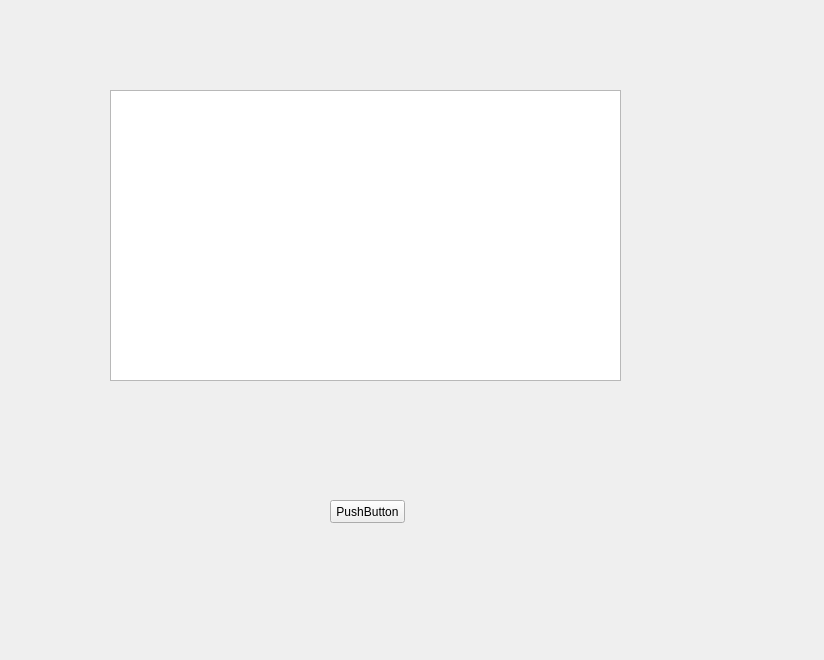
<?xml version="1.0" encoding="UTF-8"?>
<ui version="4.0">
 <class>Form</class>
 <widget class="QWidget" name="Form">
  <property name="geometry">
   <rect>
    <x>0</x>
    <y>0</y>
    <width>824</width>
    <height>660</height>
   </rect>
  </property>
  <property name="windowTitle">
   <string>Form</string>
  </property>
  <widget class="QTableView" name="tableView">
   <property name="geometry">
    <rect>
     <x>110</x>
     <y>90</y>
     <width>511</width>
     <height>291</height>
    </rect>
   </property>
  </widget>
  <widget class="QPushButton" name="pushButton">
   <property name="geometry">
    <rect>
     <x>330</x>
     <y>500</y>
     <width>75</width>
     <height>23</height>
    </rect>
   </property>
   <property name="text">
    <string>PushButton</string>
   </property>
  </widget>
 </widget>
 <resources/>
 <connections/>
</ui>
